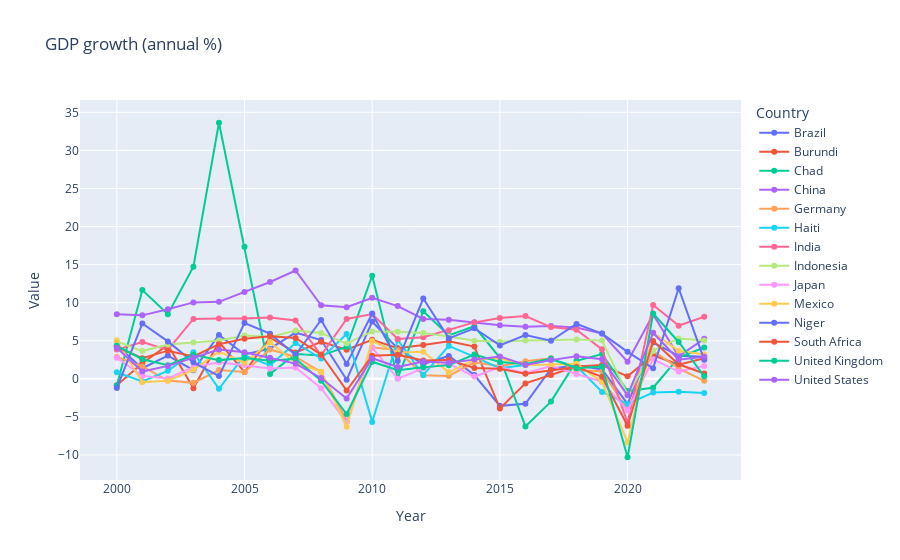
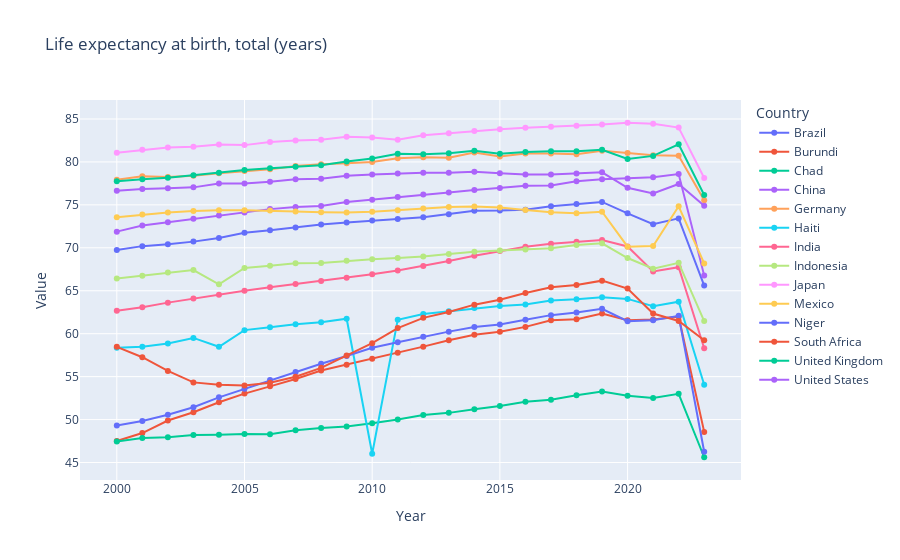
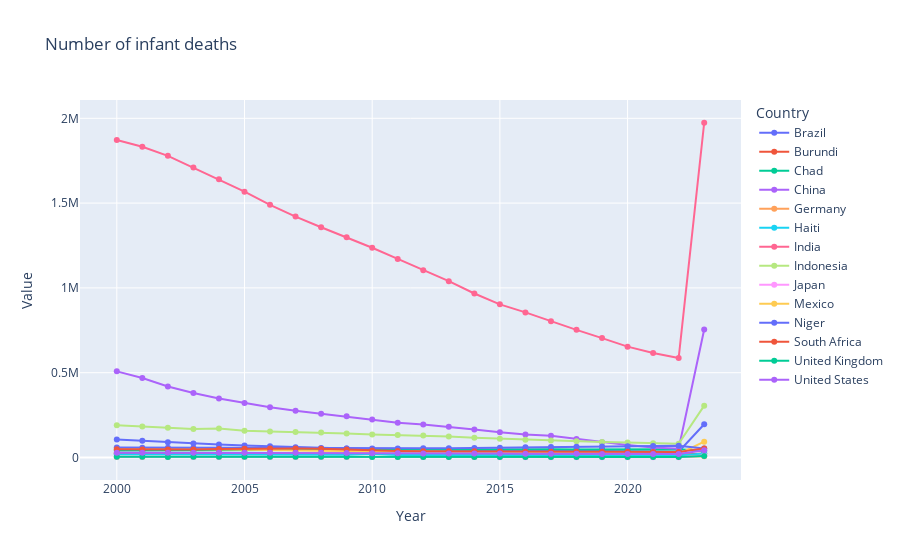
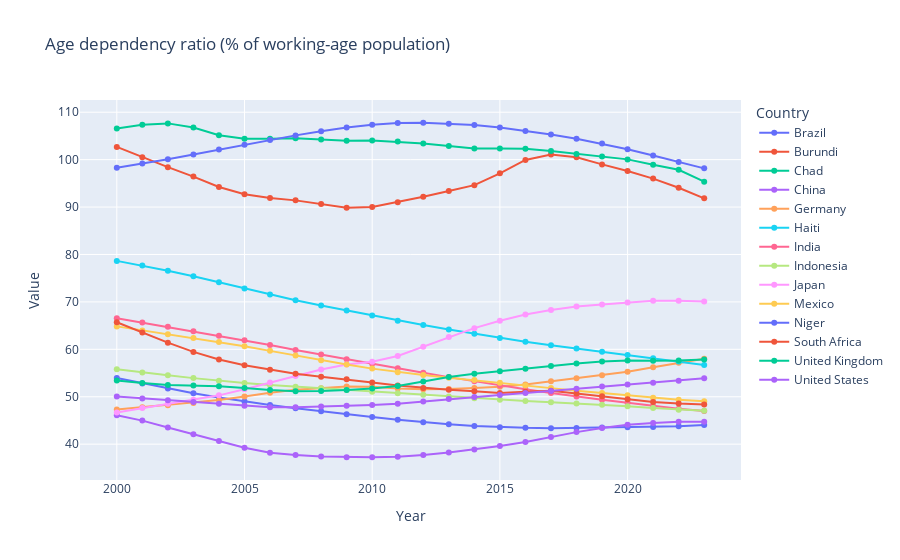

The notebook cell these images were saved under, in order:
### Code cell
import pandas as pd
import pandas as pd
import plotly.express as px

def plot_data(indicator_name):

    df = pd.read_csv('data_wdi_filtered.csv')

    
    id_vars = ['Country Name', 'Indicator Name']
    value_vars = [col for col in df.columns[-24:] if col not in id_vars]

    df_long = df.melt(id_vars=id_vars, value_vars=value_vars,
                    var_name='Year', value_name='Value')

    df_long['Year'] = pd.to_numeric(df_long['Year'], errors='coerce')

    grouped = df_long.groupby('Indicator Name')

    data = grouped.get_group(indicator_name)
    
    
    fig = px.line(data,
                    x='Year',
                    y='Value',
                    color='Country Name',      
                    markers=True,
                    title=indicator_name)
        
    fig.update_layout(
        xaxis_title='Year',
        yaxis_title='Value',
        legend_title='Country'
    )

    fig.show()
    del df_long,df


for indicator in indicators_filtered:
    plot_data(indicator)
